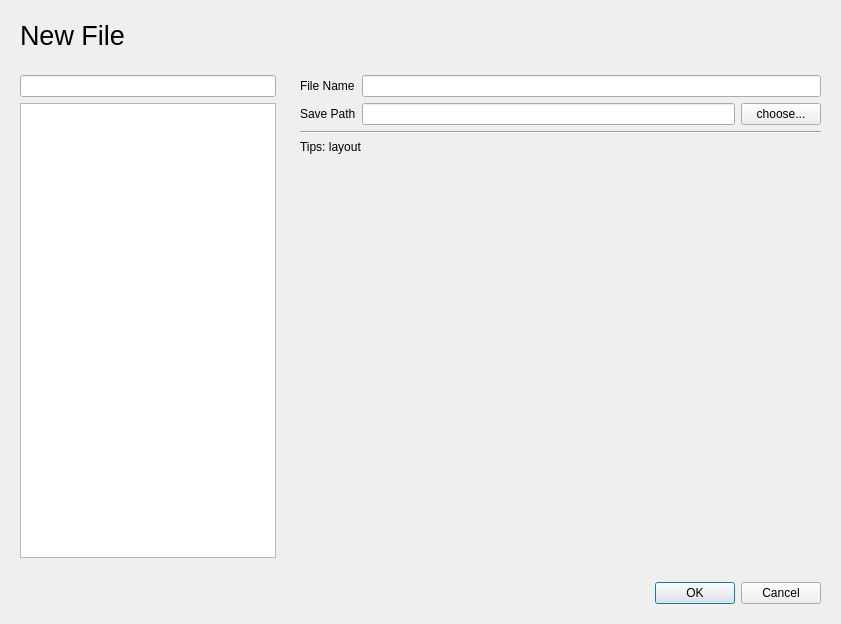
<?xml version="1.0" encoding="UTF-8"?>
<ui version="4.0">
 <class>NewFileDialog</class>
 <widget class="QDialog" name="NewFileDialog">
  <property name="geometry">
   <rect>
    <x>0</x>
    <y>0</y>
    <width>841</width>
    <height>624</height>
   </rect>
  </property>
  <property name="windowTitle">
   <string>Dialog</string>
  </property>
  <layout class="QVBoxLayout" name="verticalLayout_6">
   <item>
    <widget class="QWidget" name="widget" native="true">
     <layout class="QVBoxLayout" name="verticalLayout_2">
      <item>
       <widget class="QLabel" name="label">
        <property name="font">
         <font>
          <pointsize>20</pointsize>
         </font>
        </property>
        <property name="text">
         <string>New File</string>
        </property>
       </widget>
      </item>
     </layout>
    </widget>
   </item>
   <item>
    <layout class="QHBoxLayout" name="horizontalLayout_5">
     <item>
      <widget class="QWidget" name="widget_2" native="true">
       <property name="sizePolicy">
        <sizepolicy hsizetype="Fixed" vsizetype="Preferred">
         <horstretch>0</horstretch>
         <verstretch>0</verstretch>
        </sizepolicy>
       </property>
       <layout class="QVBoxLayout" name="verticalLayout">
        <item>
         <widget class="QLineEdit" name="sortFileType"/>
        </item>
        <item>
         <widget class="QListView" name="listView"/>
        </item>
       </layout>
      </widget>
     </item>
     <item>
      <widget class="QWidget" name="widget_4" native="true">
       <layout class="QVBoxLayout" name="verticalLayout_5">
        <item>
         <layout class="QHBoxLayout" name="horizontalLayout_2">
          <item>
           <layout class="QVBoxLayout" name="verticalLayout_3">
            <item>
             <widget class="QLabel" name="label_2">
              <property name="text">
               <string>File Name</string>
              </property>
             </widget>
            </item>
            <item>
             <widget class="QLabel" name="label_3">
              <property name="text">
               <string>Save Path</string>
              </property>
             </widget>
            </item>
           </layout>
          </item>
          <item>
           <layout class="QVBoxLayout" name="verticalLayout_4">
            <item>
             <widget class="QLineEdit" name="fileName"/>
            </item>
            <item>
             <layout class="QHBoxLayout" name="horizontalLayout_3">
              <item>
               <widget class="QLineEdit" name="savePath"/>
              </item>
              <item>
               <widget class="QPushButton" name="pushButton">
                <property name="text">
                 <string>choose...</string>
                </property>
               </widget>
              </item>
             </layout>
            </item>
           </layout>
          </item>
         </layout>
        </item>
        <item>
         <widget class="Line" name="line">
          <property name="orientation">
           <enum>Qt::Horizontal</enum>
          </property>
         </widget>
        </item>
        <item>
         <widget class="QLabel" name="tips">
          <property name="text">
           <string>Tips: layout</string>
          </property>
         </widget>
        </item>
        <item>
         <widget class="QStackedWidget" name="stackedWidget">
          <widget class="QWidget" name="page"/>
          <widget class="QWidget" name="page_2"/>
         </widget>
        </item>
       </layout>
      </widget>
     </item>
    </layout>
   </item>
   <item>
    <widget class="QWidget" name="widget_3" native="true">
     <layout class="QHBoxLayout" name="horizontalLayout">
      <item>
       <widget class="QDialogButtonBox" name="buttonBox">
        <property name="orientation">
         <enum>Qt::Horizontal</enum>
        </property>
        <property name="standardButtons">
         <set>QDialogButtonBox::Cancel|QDialogButtonBox::Ok</set>
        </property>
       </widget>
      </item>
     </layout>
    </widget>
   </item>
  </layout>
 </widget>
 <resources/>
 <connections/>
</ui>
